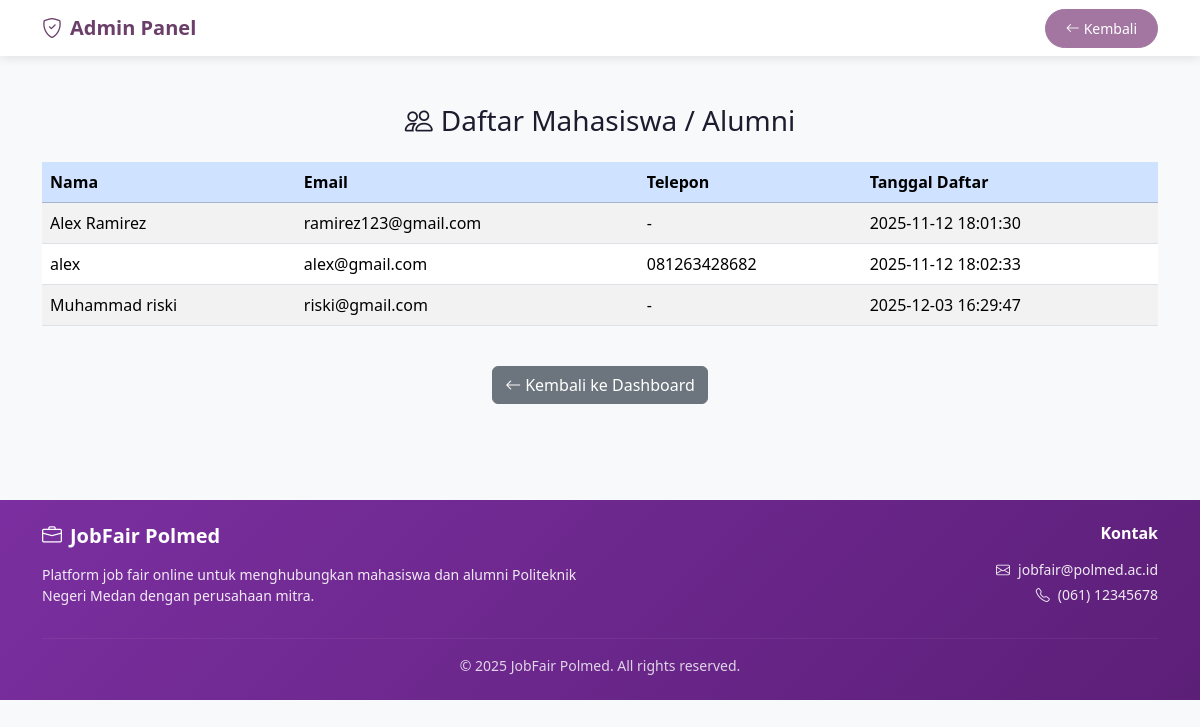
/dashboard/manage_users.php (signed in), run on the app's committed database.
### tables this page shows
CREATE TABLE IF NOT EXISTS `users` (
  `user_id` int(11) NOT NULL AUTO_INCREMENT,
  `name` varchar(100) NOT NULL,
  `email` varchar(100) NOT NULL,
  `password` varchar(255) NOT NULL,
  `role` enum('mahasiswa','perusahaan','admin') NOT NULL,
  `phone` varchar(20) DEFAULT NULL,
  `address` text DEFAULT NULL,
  `created_at` timestamp NOT NULL DEFAULT current_timestamp(),
  PRIMARY KEY (`user_id`),
  UNIQUE KEY `email` (`email`)
);

### dashboard/manage_users.php (the view, shortened to what this page needs)
<?php
include('../config/database.php');
$users = mysqli_query($conn, "SELECT * FROM users WHERE role='mahasiswa'");
?>
<?php
include('../includes/header.php');
?>
<nav class="navbar navbar-expand-lg navbar-light bg-white" style="box-shadow: 0 2px 10px rgba(0,0,0,0.1);">
  <div class="container">
    <a class="navbar-brand fw-bold" href="admin.php" style="color: #6B3F69;"><i class="bi bi-shield-check me-2"></i>Admin Panel</a>
    <div class="d-flex">
      <a href="admin.php" class="btn btn-sm" style="background: #A376A2; border-color: #A376A2; color: white; border-radius: 25px; padding: 8px 20px;">
        <i class="bi bi-arrow-left me-1"></i>Kembali
      </a>
    </div>
  </div>
</nav>
<div class="container py-5">
  <h3 class="mb-4 text-center">
    <i class="bi bi-people me-2"></i>Daftar Mahasiswa / Alumni
  </h3>
  <div class="table-responsive">
    <table class="table table-striped align-middle">
      <thead class="table-primary">
        <tr>
          <th>Nama</th>
          <th>Email</th>
          <th>Telepon</th>
          <th>Tanggal Daftar</th>
        </tr>
      </thead>
      <tbody>
        <?php while ($u = mysqli_fetch_assoc($users)) { ?>
        <tr>
          <td><?= htmlspecialchars($u['name']); ?></td>
          <td><?= htmlspecialchars($u['email']); ?></td>
          <td><?= htmlspecialchars($u['phone'] ?? '-'); ?></td>
          <td><?= htmlspecialchars($u['created_at'] ?? '-'); ?></td>
        </tr>
        <?php } ?>
      </tbody>
    </table>
  </div>
  <div class="text-center mt-4">
    <a href="admin.php" class="btn btn-secondary">
      <i class="bi bi-arrow-left me-1"></i>Kembali ke Dashboard
    </a>
  </div>
</div>
<?php include('../includes/footer.php'); ?>

### assets/css/style.css (style rules this page uses)
:root { --polmed-primary: #7B2FA0; --polmed-primary-dark: #5C1F78; --polmed-primary-light: #B36BD8; --polmed-bg: #F7F1FB; --polmed-text: #1F1B2E; --polmed-text-muted: #6F6A80; }
body { font-family: 'Segoe UI', Tahoma, Geneva, Verdana, sans-serif; color: var(--polmed-text); background-color: #fcf7e3; }

### data on the page
users: name "Alex Ramirez", email "ramirez123@gmail.com", phone "-", created_at "2025-11-12 18:01:30"
users: name "alex", email "alex@gmail.com", phone "081263428682", created_at "2025-11-12 18:02:33"
users: name "Muhammad riski", email "riski@gmail.com", phone "-", created_at "2025-12-03 16:29:47"
